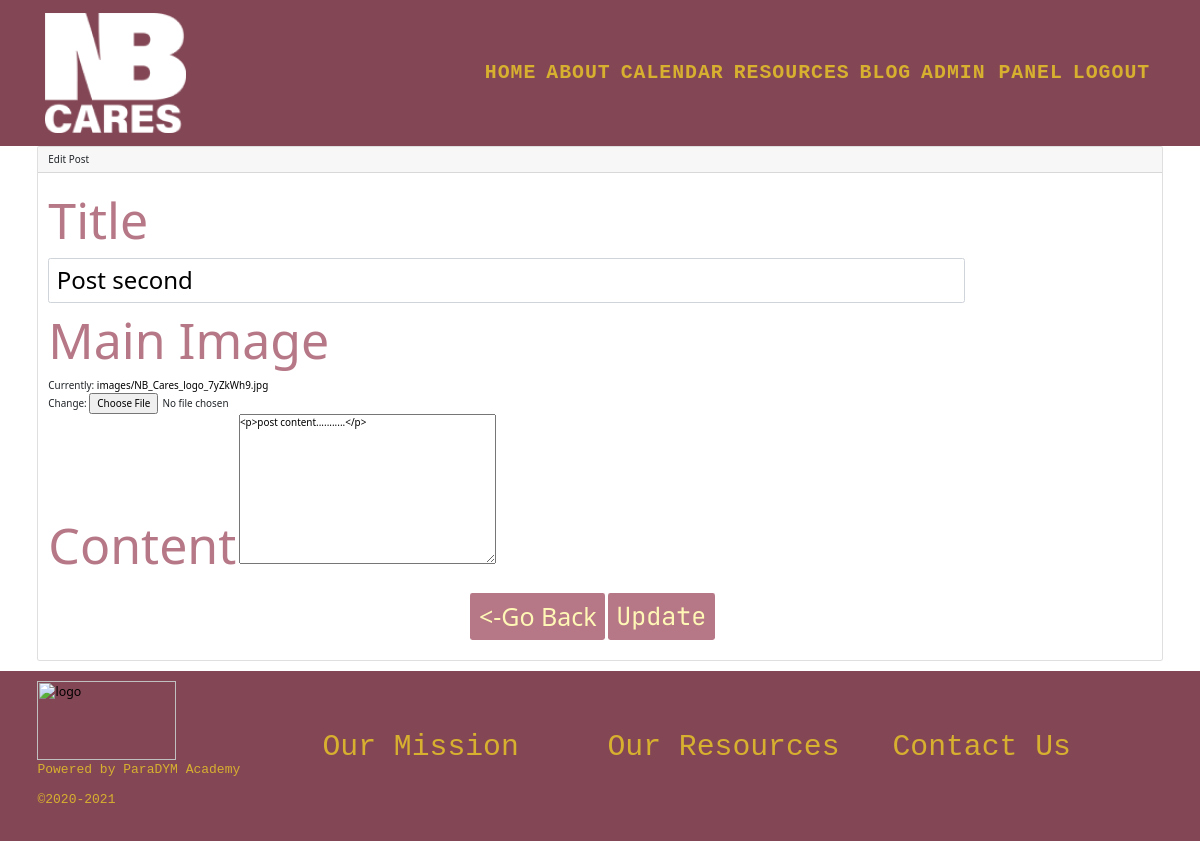
The page /blog/post-second/edit/ (signed in) on the database as committed earlier.
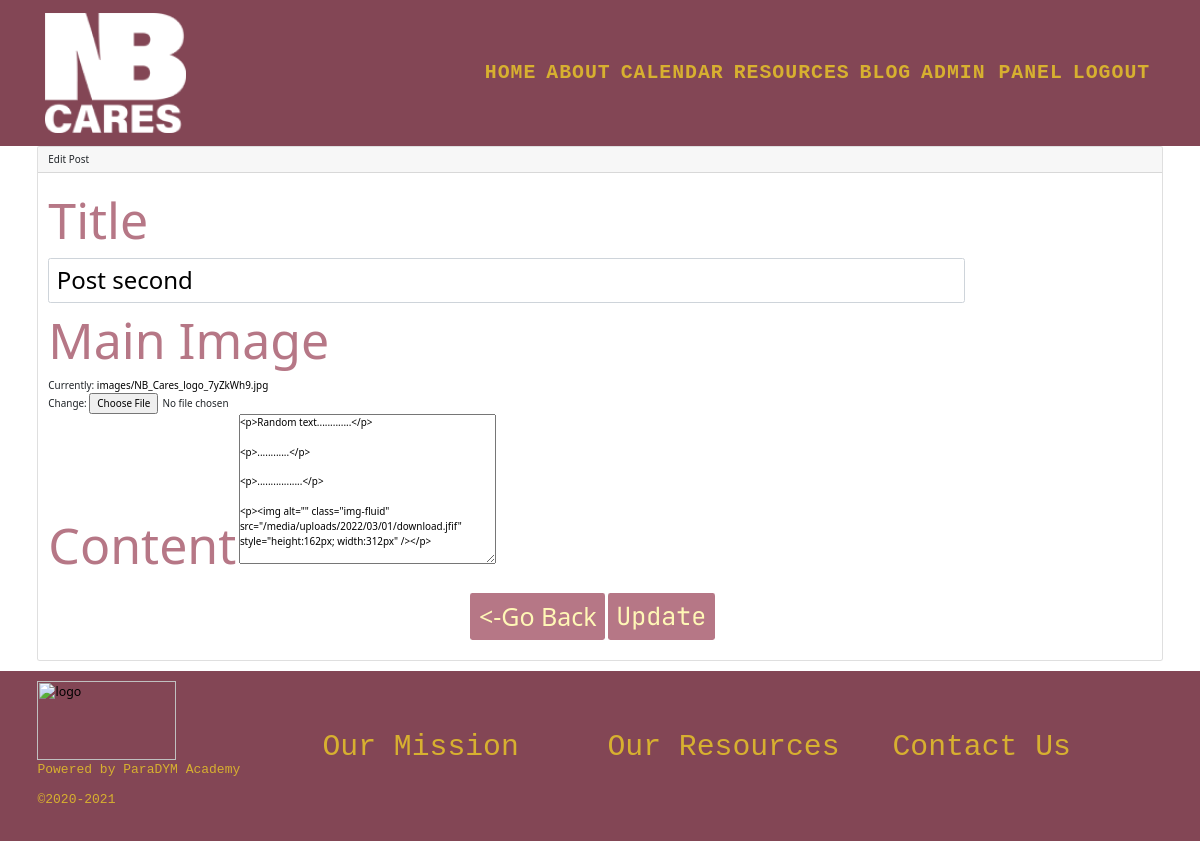
The same page on the database as committed later.
### ProjectSite/models.py (models this page shows, shortened)
class Blog(models.Model):
    post_title = models.CharField(max_length=200)
    created_at = models.DateTimeField(auto_now_add=True, blank=True)
    slug = models.SlugField(
        default='',
        editable=False,
    )
    post_content = RichTextUploadingField(null=True, default=True)
    main_image = models.ImageField(upload_to="images/", null=True)

### ProjectSite/views.py (the view)
# urls.py: path('blog/<str:title>/edit/', edit_blog.as_view(), name="edit_blog"),
class edit_blog(LoginRequiredMixin, UserPassesTestMixin, UpdateView):
    model = Blog
    form_class = BlogForm
    template_name = 'ProjectSite/edit-blog.html'
    slug_url_kwarg = 'title'
    slug_field = 'slug'
    success_url = reverse_lazy('blog')
    def test_func(self):
        return self.request.user.groups.filter(name='admin')

### ProjectSite/forms.py
class BlogForm(forms.ModelForm):
    class Meta:
        model = Blog
        fields = '__all__'
        widgets = {
            'post_title': forms.TextInput(attrs={
                'class': 'form-control blog-form',
                'placeholder': "Title"
            }),
        }

### ProjectSite/templatetags/user_tags.py (called while the page is built)
@register.filter(name='has_group')
def has_group(user, group_name):
    return user.groups.filter(name=group_name).exists()

### templates/ProjectSite/edit-blog.html (shortened to what this page needs)
{% extends 'ProjectSite/base.html' %}
{% load crispy_forms_filters %}
{% load static %}
{% block body %}
<div class="container">
    <div class="card">
        <div class="card-header">
            Edit Post
        </div>
        <div class="card-body">
            <form method="post" enctype="multipart/form-data" action="">
                <div class="row">
                    <div class="col-9 col-lg-10">
                        <labeL class="blog-title">Title</labeL>
                        {{form.post_title}}
                        <labeL class="blog-title">Main Image</labeL><br>
                        {{form.main_image}}<br>
                        <labeL class="blog-title">Content</labeL>
                        {{form.post_content}}
                    </div>
                    <div class="row my-3">
                        <div class="col text-center">
                            <a href="{% url 'blog' %}" class="btn blog-button"> <-Go Back</a>
                            <button type="submit" class="btn blog-button">Update</button>
                        </div>
                    </div>
                </div>
            </form>
        </div>
    </div>
    </div>
{% endblock %}

Rows that differ between the two databases and show on the page:
changed Blog "Post second": post_content "<p>post content...........</p>" → "<p>Random text.............</p> <p>............</p> <p>.................</p> <p><img alt=\"\" class=\"img-fluid\" src=\"/media/uploads/2022/03/01/download.jfif\" style=\"height:162px; width:312px\" /></p>"
